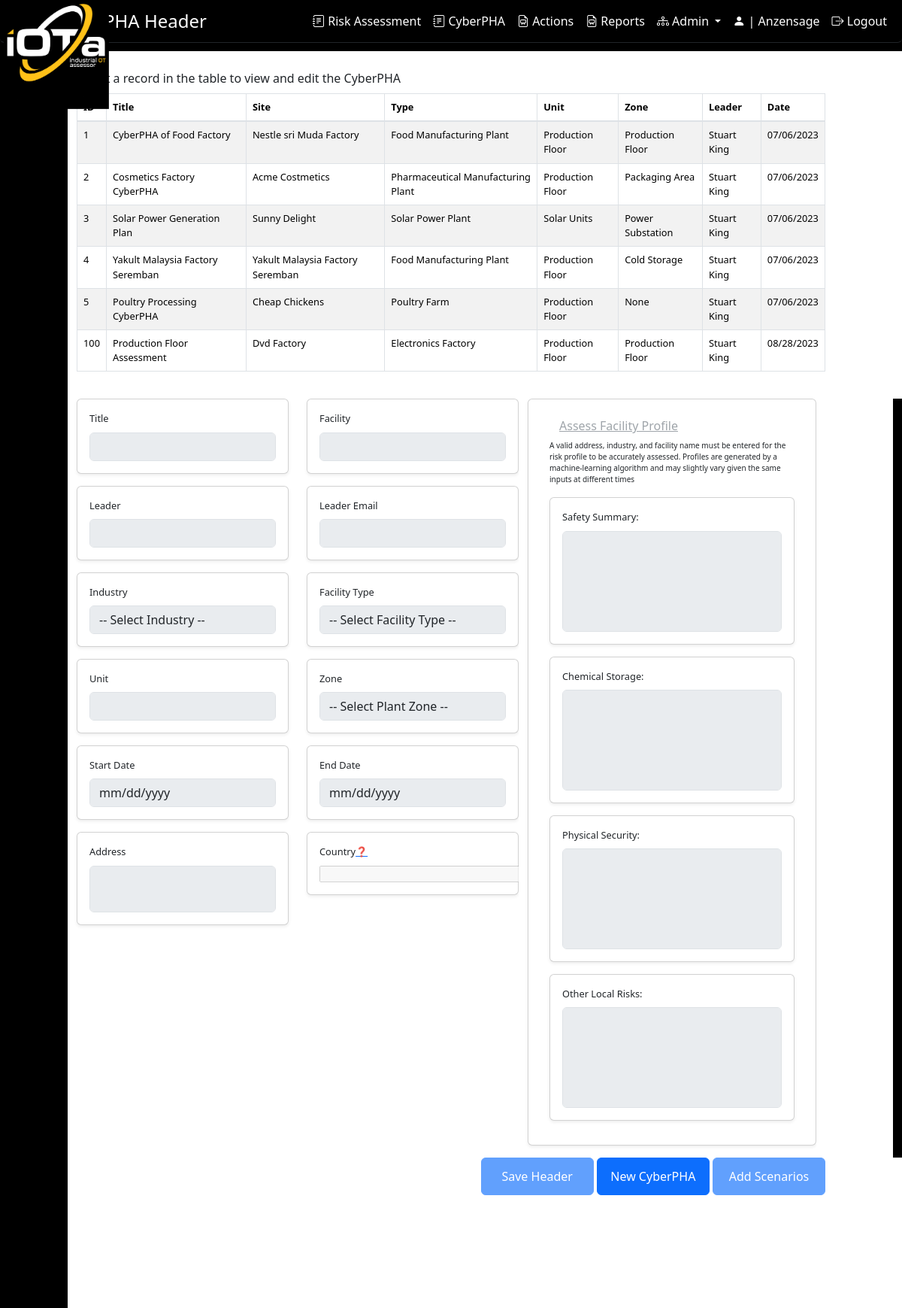
The page /OTRisk/iotaphamanager (signed in) on the database as committed earlier.
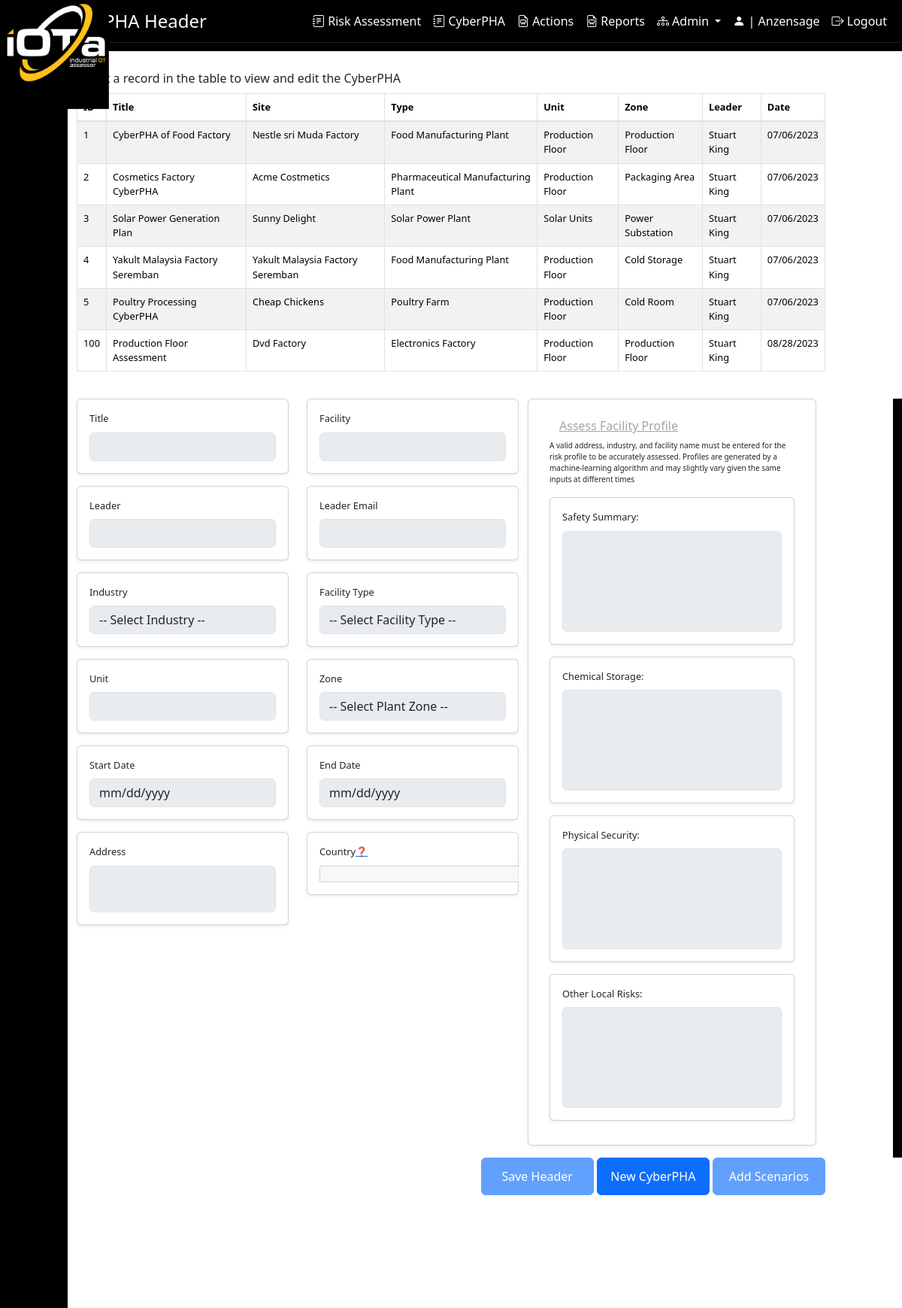
The same page on the database as committed later.
### OTRisk/models/Model_CyberPHA.py (models this page shows)
class tblCyberPHAHeader(models.Model):
    ID = models.AutoField(primary_key=True)
    PHALeader = models.CharField(max_length=30)
    PHALeaderEmail = models.CharField(max_length=50)
    FacilityID = models.IntegerField()
    FacilityName = models.CharField(max_length=50)
    FacilityOwner = models.CharField(max_length=50)
    FacilityScope = models.CharField(max_length=255)
    Description = models.CharField(max_length=255)
    Notes = models.TextField(max_length=255)
    Date = models.DateTimeField()
    AssessmentUnit = models.CharField(max_length=100)
    AssessmentNode = models.CharField(max_length=100)
    AssessmentZone = models.CharField(max_length=100)
    FacilityType = models.CharField(max_length=100)
    Industry = models.TextField(max_length=30)
    EmployeesOnSite = models.IntegerField()
    AssessmentStartDate = models.DateField()
    AssessmentEndDate = models.DateField()
    AssessmentStatus = models.CharField(max_length=10)
    UserID = models.CharField(max_length=10)
    Timestamp = models.DateField
    Deleted = models.IntegerField()
    facilityAddress = models.CharField(max_length=255)
    title = models.TextField()
    safetySummary = models.TextField()
    chemicalSummary = models.TextField()
    physicalSummary = models.TextField()
    otherSummary = models.TextField()
    country = models.TextField()
    class Meta:
        db_table = 'tblCyberPHAHeader'

### OTRisk/pha_views.py (the view, shortened to what this page needs)
# urls.py: path('iotaphamanager', views.iotaphamanager, name='iotaphamanager'),
@login_required
def iotaphamanager(request):
    print(request.POST)
    pha_header = None
    new_record_id = None  # Initialize new_record_id to None
    organization_id_from_session = request.session.get('user_organization')
    users_in_organization = User.objects.filter(userprofile__organization__id=organization_id_from_session)
    pha_header_records = tblCyberPHAHeader.objects.filter(UserID__in=users_in_organization)
    industries = tblIndustry.objects.all().order_by('Industry')
    facilities = FacilityType.objects.all().order_by('FacilityType')
    zones = tblZones.objects.all().order_by('PlantZone')
    standardslist = tblStandards.objects.all().order_by('standard')
    return render(request, 'iotaphamanager.html', {
        'pha_header_records': pha_header_records,
        'industries': industries,
        'facilities': facilities,
        'zones': zones,
        'standardslist': standardslist,
        'current_pha_header': pha_header,
        'new_record_id': new_record_id
    })

### OTRisk/templates/OTRisk/iotaphamanager.html (shortened to what the changed rows need)
{% load static %}
<!DOCTYPE html>
<html>
<head>
    <link rel="stylesheet" href="https://stackpath.bootstrapcdn.com/bootstrap/4.1.1/css/bootstrap.min.css">
    <link rel="stylesheet" href="https://cdnjs.cloudflare.com/ajax/libs/bootstrap-select/1.13.1/css/bootstrap-select.min.css">
    <link href="https://cdn.jsdelivr.net/npm/bootstrap-icons@1.7.1/font/bootstrap-icons.css" rel="stylesheet">
    <link rel="stylesheet" href="https://cdn.datatables.net/1.10.2/css/jquery.dataTables.min.css">
    <link href="https://cdn.jsdelivr.net/npm/select2@4.1.0-beta.1/dist/css/select2.min.css" rel="stylesheet" />
    {% load django_bootstrap5 %}
     {% bootstrap_css %}
</head>
<body style="background-color: black">
<form name="frmHeader" id="frmRAW" method="POST" action="{% url 'OTRisk:iotaphamanager' %}">
<br><br>
<div class="row">
    <div class="col-md-10 bg-white">
        <br>
        <table id="headertable" class="table table-striped table-bordered small-font">
        <thead>
            <tr>
                <th>ID</th>
                <th>Title</th>
                <th>Site</th>
                <th>Type</th>
                <th>Unit</th>
                <th>Zone</th>
                <th>Leader</th>
                <th>Date</th>
            </tr>
        </thead>
        <tbody>
            {% for pha_header_records in pha_header_records %}
                <tr data-id="{{ pha_header_records.ID }}" class="selectable-row">
                    <td>{{ pha_header_records.ID }}</td>
                    <td>{{ pha_header_records.title }}</td>
                    <td>{{ pha_header_records.FacilityName }}</td>
                    <td>{{ pha_header_records.FacilityType }}</td>
                    <td>{{ pha_header_records.AssessmentUnit }}</td>
                    <td>{{ pha_header_records.AssessmentZone }}</td>
                    <td>{{ pha_header_records.PHALeader }}</td>
                    <td>{{ pha_header_records.AssessmentStartDate|date:"m/d/Y" }}</td>
                </tr>
            {% endfor %}
        </tbody>
        </table>
    </div>
</div>
</form>
</body>
</html>

Rows that differ between the two databases and show on the page:
changed tblCyberPHAHeader "Poultry Processing CyberPHA": AssessmentZone "None" → "Cold Room"
